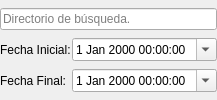
                       <widget class="QWidget" name="page_2">
                        <layout class="QGridLayout" name="gridLayout_3">
                         <property name="leftMargin">
                          <number>0</number>
                         </property>
                         <property name="topMargin">
                          <number>0</number>
                         </property>
                         <property name="rightMargin">
                          <number>0</number>
                         </property>
                         <property name="bottomMargin">
                          <number>0</number>
                         </property>
                         <property name="horizontalSpacing">
                          <number>1</number>
                         </property>
                         <property name="verticalSpacing">
                          <number>0</number>
                         </property>
                         <item row="2" column="0">
                          <widget class="QLabel" name="lbFechaFinal">
                           <property name="sizePolicy">
                            <sizepolicy hsizetype="Fixed" vsizetype="Preferred">
                             <horstretch>0</horstretch>
                             <verstretch>0</verstretch>
                            </sizepolicy>
                           </property>
                           <property name="text">
                            <string>Fecha Final:</string>
                           </property>
                          </widget>
                         </item>
                         <item row="2" column="1">
                          <widget class="QDateTimeEdit" name="dteFinal">
                           <property name="calendarPopup">
                            <bool>true</bool>
                           </property>
                          </widget>
                         </item>
                         <item row="1" column="0">
                          <widget class="QLabel" name="lbFechaInicial">
                           <property name="sizePolicy">
                            <sizepolicy hsizetype="Fixed" vsizetype="Preferred">
                             <horstretch>0</horstretch>
                             <verstretch>0</verstretch>
                            </sizepolicy>
                           </property>
                           <property name="text">
                            <string>Fecha Inicial:</string>
                           </property>
                          </widget>
                         </item>
                         <item row="1" column="1">
                          <widget class="QDateTimeEdit" name="dteInicial">
                           <property name="calendarPopup">
                            <bool>true</bool>
                           </property>
                          </widget>
                         </item>
                         <item row="0" column="0" colspan="2">
                          <widget class="QLineEdit" name="leDirecBus">
                           <property name="readOnly">
                            <bool>true</bool>
                           </property>
                           <property name="placeholderText">
                            <string>Directorio de búsqueda.</string>
                           </property>
                          </widget>
                         </item>
                        </layout>
                       </widget>
